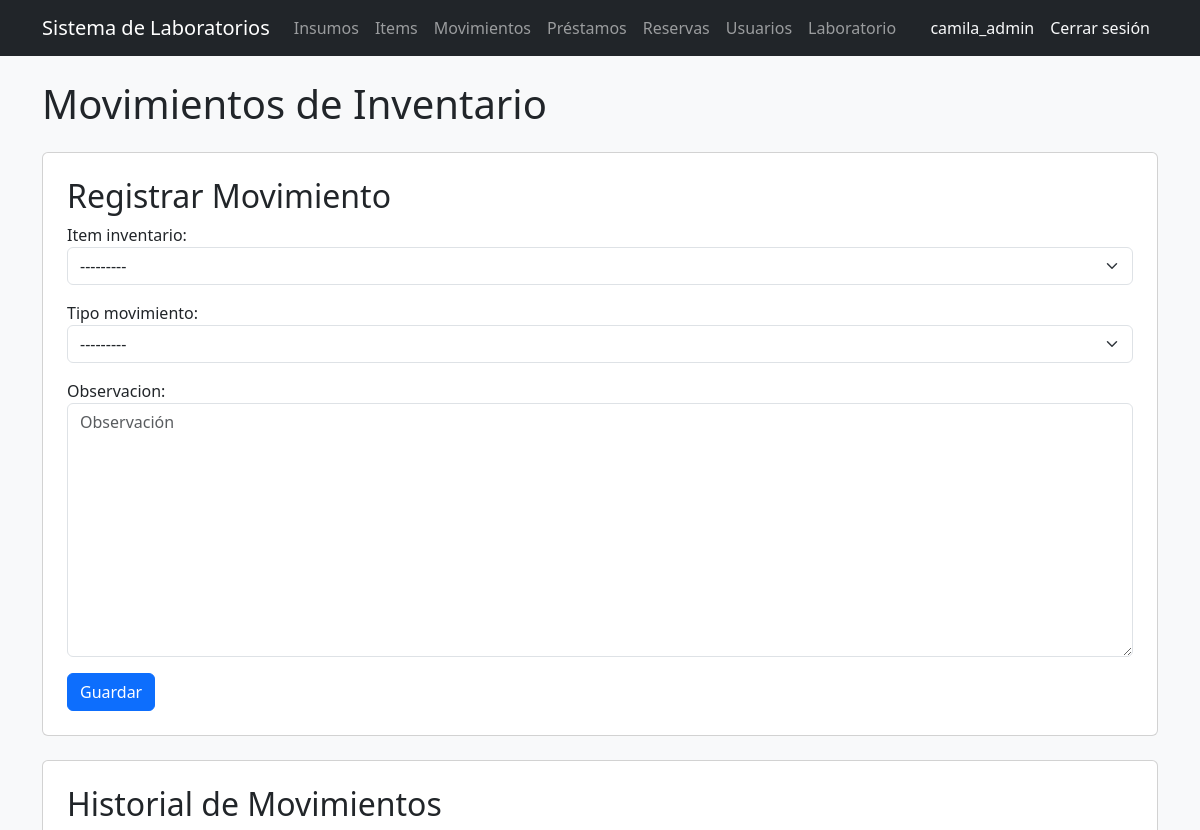
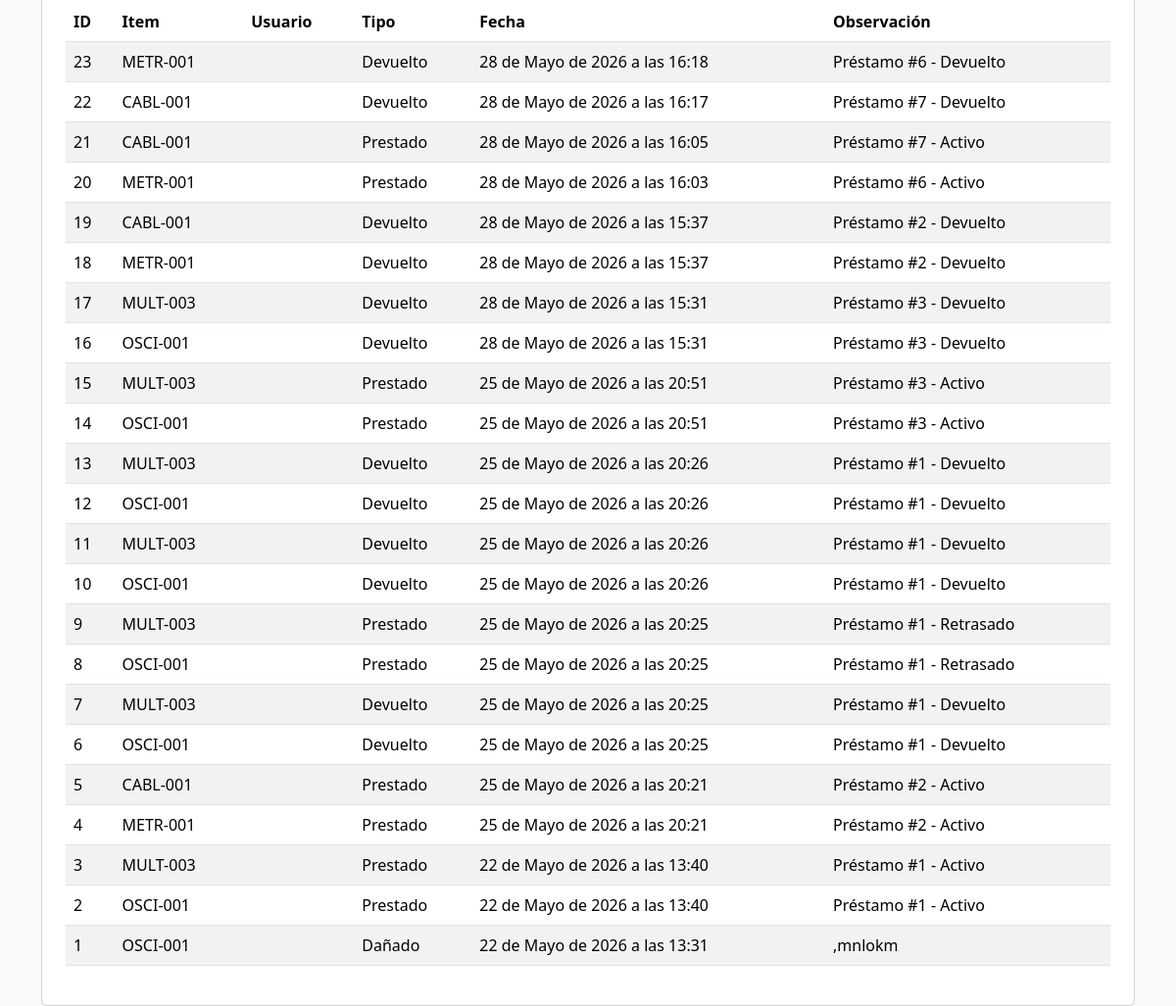
The app's page /inventario/movimientos/ (signed in) with its own data (2 pictures, top to bottom).
### users/models.py (models this page shows, shortened)
class Usuario(AbstractUser):
    codigo = models.CharField(max_length=50, unique=True, blank=True)
    programa = models.CharField(max_length=100, blank=True)
    rol = models.ForeignKey(
        Rol,
        on_delete=models.CASCADE,
        null=True,
        blank=True
    )

### inventario/models.py (models this page shows, shortened)
class MovimientoInventario(models.Model):
    item_inventario = models.ForeignKey(
        ItemInventario,
        on_delete=models.CASCADE
    )
    usuario = models.ForeignKey(
        'users.Usuario',
        on_delete=models.CASCADE
    )
    tipo_movimiento = models.ForeignKey(
    TipoMovimiento,
    on_delete=models.CASCADE
)
    fecha = models.DateTimeField(auto_now_add=True)
    observacion = models.TextField(blank=True)

class ItemInventario(models.Model):
    codigo = models.CharField(max_length=50, unique=True)
    insumo = models.ForeignKey(
        Insumo,
        on_delete=models.CASCADE,
        related_name='items'
    )
    estado = models.ForeignKey(
        EstadoItem,
        on_delete=models.CASCADE
    )
    laboratorio = models.ForeignKey(
        'laboratorio.Laboratorio',
        on_delete=models.SET_NULL,
        null=True,
        blank=True
    )
    fecha_registro = models.DateTimeField(auto_now_add=True)
    updated_by = models.ForeignKey(
        'users.Usuario',
        on_delete=models.CASCADE,
        null=True,
        blank=True
    )
    def __str__(self):
        return self.codigo

class TipoMovimiento(models.Model):
    nombre = models.CharField(max_length=50)
    def __str__(self):
        return self.nombre

### inventario/views.py (the view)
# urls.py: path('movimientos/', movimientos_inventario),
@rol_requerido('Administrador', 'Encargado')
def movimientos_inventario(request):
    if request.method == 'POST':
        form = MovimientoInventarioForm(request.POST)
        if form.is_valid():
            movimiento = form.save(commit=False)
            movimiento.usuario = request.user
            movimiento.save()
            return redirect('/inventario/movimientos/')
    else:
        form = MovimientoInventarioForm()
    movimientos = MovimientoInventario.objects.all().order_by('-fecha')
    return render(
        request,
        'inventario/movimientos.html',
        {
            'form': form,
            'movimientos': movimientos
        }
    )

### inventario/forms.py
class MovimientoInventarioForm(forms.ModelForm):
    class Meta:
        model = MovimientoInventario
        fields = [
        'item_inventario',
        'tipo_movimiento',
        'observacion'
]
        widgets = {
            'item_inventario': forms.Select(
                attrs={
                    'class': 'form-select'
                }
            ),
            'tipo_movimiento': forms.Select(
                attrs={
                    'class': 'form-select'
                }
            ),
            'observacion': forms.Textarea(
                attrs={
                    'class': 'form-control',
                    'placeholder': 'Observación'
                }
            )
        }

### inventario/templates/inventario/movimientos.html (shortened to what this page needs)
{% extends 'inventario/base.html' %}
{% block contenido %}
<h1 class="mb-4">
    Movimientos de Inventario
</h1>
<div class="card p-4 mb-4">
    <h2>Registrar Movimiento</h2>
    <form method="POST">
        {{ form.as_p }}
        <button
            type="submit"
            class="btn btn-primary"
        >
            Guardar
        </button>
    </form>
</div>
<div class="card p-4">
    <h2>Historial de Movimientos</h2>
    <table class="table table-striped">
        <thead>
            <tr>
                <th>ID</th>
                <th>Item</th>
                <th>Usuario</th>
                <th>Tipo</th>
                <th>Fecha</th>
                <th>Observación</th>
            </tr>
        </thead>
        <tbody>
            {% for movimiento in movimientos %}
            <tr>
                <td>{{ movimiento.id }}</td>
                <td>
                    {{ movimiento.item_inventario.codigo }}
                </td>
                <td>
                </td>
                <td>
                    {{ movimiento.tipo_movimiento.nombre }}
                </td>
                <td>
                    {{ movimiento.fecha }}
                </td>
                <td>
                    {{ movimiento.observacion }}
                </td>
            </tr>
            {% endfor %}
        </tbody>
    </table>
</div>
{% endblock %}

### templates/base_general.html (shortened to what this page needs)
<!DOCTYPE html>
<html lang="es">
<head>
    <link
        href="https://cdn.jsdelivr.net/npm/bootstrap@5.3.3/dist/css/bootstrap.min.css"
        rel="stylesheet"
    >
</head>
<body class="bg-light">
    <nav class="navbar navbar-expand-lg navbar-dark bg-dark">
    <div class="container">
        <a class="navbar-brand" href="/">Sistema de Laboratorios</a>
        <div class="navbar-nav">
    {% if user.rol.nombre == 'Administrador' %}
        <a class="nav-link" href="/inventario/">Insumos</a>
        <a class="nav-link" href="/inventario/items/">Items</a>
        <a class="nav-link" href="/inventario/movimientos/">Movimientos</a>
        <a class="nav-link" href="/prestamos/">Préstamos</a>
        <a class="nav-link" href="/reservas/">Reservas</a>
        <a class="nav-link" href="/usuarios/">Usuarios</a>
        <a class="nav-link" href="/laboratorio/">Laboratorio</a>
    {% elif user.rol.nombre == 'Encargado' %}
        <a class="nav-link" href="/inventario/items/">Items</a>
        <a class="nav-link" href="/inventario/movimientos/">Movimientos</a>
        <a class="nav-link" href="/prestamos/">Préstamos</a>
        <a class="nav-link" href="/reservas/">Reservas</a>
        <a class="nav-link" href="/laboratorio/">Laboratorio</a>
    {% endif %}
</div>
        <div class="navbar-nav ms-auto">
    {% if user.is_authenticated %}
    <span class="nav-link text-light">{{ user.username }}</span>
    <form method="POST" action="/logout/">
        <button type="submit" class="btn btn-link nav-link text-light">
            Cerrar sesión
        </button>
    </form>
    {% endif %}
</div>
</nav>
    <div class="container mt-4">
        {% block contenido %}
        {% endblock %}
    </div>
</body>
</html>

### records on screen
Usuario: username "camila_admin"
MovimientoInventario: id "23", item_inventario.codigo "METR-001", tipo_movimiento.nombre "Devuelto", fecha "28 de Mayo de 2026 a las 16:18", observacion "Préstamo #6 - Devuelto"
MovimientoInventario: id "22", item_inventario.codigo "CABL-001", tipo_movimiento.nombre "Devuelto", fecha "28 de Mayo de 2026 a las 16:17", observacion "Préstamo #7 - Devuelto"
MovimientoInventario: id "21", item_inventario.codigo "CABL-001", tipo_movimiento.nombre "Prestado", fecha "28 de Mayo de 2026 a las 16:05", observacion "Préstamo #7 - Activo"
MovimientoInventario: id "20", item_inventario.codigo "METR-001", tipo_movimiento.nombre "Prestado", fecha "28 de Mayo de 2026 a las 16:03", observacion "Préstamo #6 - Activo"
MovimientoInventario: id "19", item_inventario.codigo "CABL-001", tipo_movimiento.nombre "Devuelto", fecha "28 de Mayo de 2026 a las 15:37", observacion "Préstamo #2 - Devuelto"
MovimientoInventario: id "18", item_inventario.codigo "METR-001", tipo_movimiento.nombre "Devuelto", fecha "28 de Mayo de 2026 a las 15:37", observacion "Préstamo #2 - Devuelto"
MovimientoInventario: id "17", item_inventario.codigo "MULT-003", tipo_movimiento.nombre "Devuelto", fecha "28 de Mayo de 2026 a las 15:31", observacion "Préstamo #3 - Devuelto"
MovimientoInventario: id "16", item_inventario.codigo "OSCI-001", tipo_movimiento.nombre "Devuelto", fecha "28 de Mayo de 2026 a las 15:31", observacion "Préstamo #3 - Devuelto"
MovimientoInventario: id "15", item_inventario.codigo "MULT-003", tipo_movimiento.nombre "Prestado", fecha "25 de Mayo de 2026 a las 20:51", observacion "Préstamo #3 - Activo"
MovimientoInventario: id "14", item_inventario.codigo "OSCI-001", tipo_movimiento.nombre "Prestado", fecha "25 de Mayo de 2026 a las 20:51", observacion "Préstamo #3 - Activo"
MovimientoInventario: id "13", item_inventario.codigo "MULT-003", tipo_movimiento.nombre "Devuelto", fecha "25 de Mayo de 2026 a las 20:26", observacion "Préstamo #1 - Devuelto"
MovimientoInventario: id "12", item_inventario.codigo "OSCI-001", tipo_movimiento.nombre "Devuelto", fecha "25 de Mayo de 2026 a las 20:26", observacion "Préstamo #1 - Devuelto"
MovimientoInventario: id "11", item_inventario.codigo "MULT-003", tipo_movimiento.nombre "Devuelto", fecha "25 de Mayo de 2026 a las 20:26", observacion "Préstamo #1 - Devuelto"
MovimientoInventario: id "10", item_inventario.codigo "OSCI-001", tipo_movimiento.nombre "Devuelto", fecha "25 de Mayo de 2026 a las 20:26", observacion "Préstamo #1 - Devuelto"
MovimientoInventario: id "9", item_inventario.codigo "MULT-003", tipo_movimiento.nombre "Prestado", fecha "25 de Mayo de 2026 a las 20:25", observacion "Préstamo #1 - Retrasado"
MovimientoInventario: id "8", item_inventario.codigo "OSCI-001", tipo_movimiento.nombre "Prestado", fecha "25 de Mayo de 2026 a las 20:25", observacion "Préstamo #1 - Retrasado"
MovimientoInventario: id "7", item_inventario.codigo "MULT-003", tipo_movimiento.nombre "Devuelto", fecha "25 de Mayo de 2026 a las 20:25", observacion "Préstamo #1 - Devuelto"
MovimientoInventario: id "6", item_inventario.codigo "OSCI-001", tipo_movimiento.nombre "Devuelto", fecha "25 de Mayo de 2026 a las 20:25", observacion "Préstamo #1 - Devuelto"
MovimientoInventario: id "5", item_inventario.codigo "CABL-001", tipo_movimiento.nombre "Prestado", fecha "25 de Mayo de 2026 a las 20:21", observacion "Préstamo #2 - Activo"
MovimientoInventario: id "4", item_inventario.codigo "METR-001", tipo_movimiento.nombre "Prestado", fecha "25 de Mayo de 2026 a las 20:21", observacion "Préstamo #2 - Activo"
MovimientoInventario: id "3", item_inventario.codigo "MULT-003", tipo_movimiento.nombre "Prestado", fecha "22 de Mayo de 2026 a las 13:40", observacion "Préstamo #1 - Activo"
MovimientoInventario: id "2", item_inventario.codigo "OSCI-001", tipo_movimiento.nombre "Prestado", fecha "22 de Mayo de 2026 a las 13:40", observacion "Préstamo #1 - Activo"
MovimientoInventario: id "1", item_inventario.codigo "OSCI-001", tipo_movimiento.nombre "Dañado", fecha "22 de Mayo de 2026 a las 13:31", observacion ",mnlokm"
